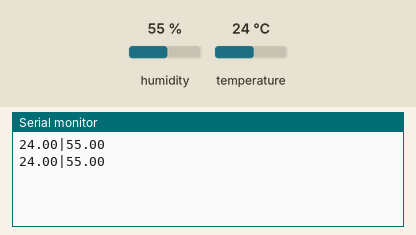
Simulated run of this sketch. Board: Arduino Uno, built with avr-gcc and run on an emulated ATmega328P. Shown: the last lines printed to the serial monitor. The test bench sets the inputs (shaded band); at power-on: humidity 55 %, temperature 24 °C.

Above: at 3.8 s.
3.9 s: humidity set to 22 %
At 7.3 s:
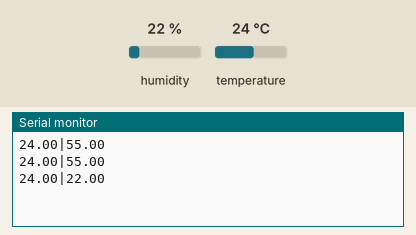
7.8 s: temperature set to 12 °C
At 10.5 s:
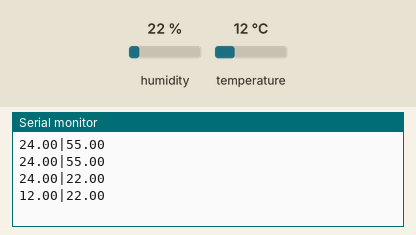
11.7 s: humidity set to 40 %
At 12.5 s:
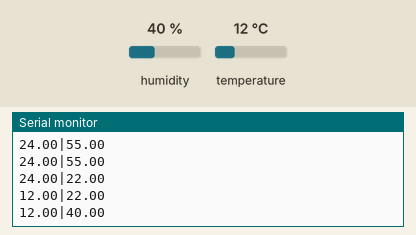
Timing chart, 0 to 14.7 s (numbered marks = the images above; inputs shaded):
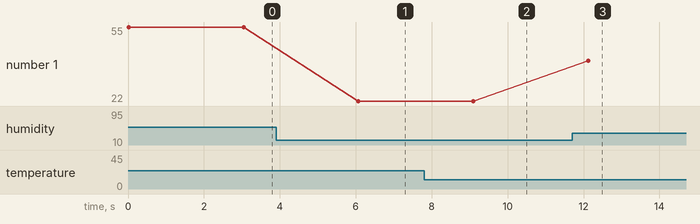

The sketch:

DHT11.ino
```cpp
#include <DHT.h>

#define DHTPIN 2
#define DHTTYPE DHT11
DHT dht(DHTPIN, DHTTYPE);

void setup() {
  Serial.begin(9600);
  dht.begin();
}

void loop() {
  float suhu = dht.readTemperature();
  float kelembapan = dht.readHumidity();
  if (!isnan(suhu) && !isnan(kelembapan)) {
    // Format kiriman: suhu|kelembapan
    Serial.print(suhu);
    Serial.print("|");
    Serial.println(kelembapan);
  }
  delay(3000);
}
```

Measured:
- after the input at 3.9 s, the serial monitor: prints a new line after 2.2 s (image 1)
- after the input at 7.8 s, the serial monitor: prints a new line after 1.3 s (image 2)
- after the input at 11.7 s, the serial monitor: prints a new line after 0.42 s (image 3)
- plotted number 1: 55 → 22 after the input at 3.9 s, 22 → 40 after the input at 11.7 s
